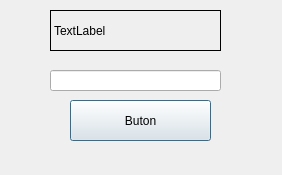
<?xml version="1.0" encoding="UTF-8"?>
<ui version="4.0">
 <class>Dialog</class>
 <widget class="QDialog" name="Dialog">
  <property name="geometry">
   <rect>
    <x>0</x>
    <y>0</y>
    <width>282</width>
    <height>175</height>
   </rect>
  </property>
  <property name="windowTitle">
   <string>MyForm</string>
  </property>
  <widget class="QPushButton" name="pushButton">
   <property name="geometry">
    <rect>
     <x>70</x>
     <y>100</y>
     <width>141</width>
     <height>41</height>
    </rect>
   </property>
   <property name="text">
    <string>Buton</string>
   </property>
  </widget>
  <widget class="QLabel" name="label">
   <property name="geometry">
    <rect>
     <x>50</x>
     <y>10</y>
     <width>171</width>
     <height>41</height>
    </rect>
   </property>
   <property name="frameShape">
    <enum>QFrame::Box</enum>
   </property>
   <property name="text">
    <string>TextLabel</string>
   </property>
  </widget>
  <widget class="QLineEdit" name="lineEdit">
   <property name="geometry">
    <rect>
     <x>50</x>
     <y>70</y>
     <width>171</width>
     <height>21</height>
    </rect>
   </property>
  </widget>
 </widget>
 <resources/>
 <connections/>
</ui>
